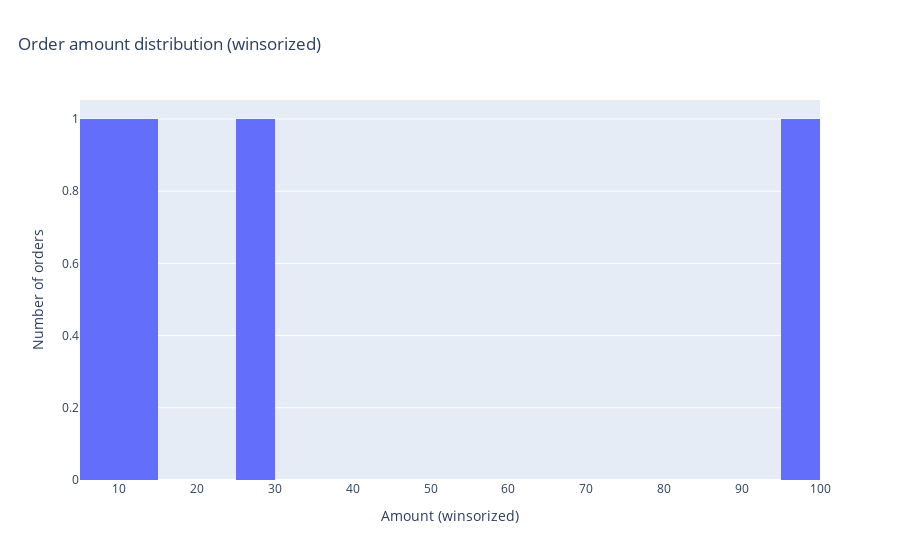

Here is the notebook cell this chart was saved with:
### Code cell
fig = px.histogram(df, x="amount_winsor", nbins=30, title="Order amount distribution (winsorized)")
fig.update_layout(title={"x": 0.02})
fig.update_xaxes(title_text="Amount (winsorized)")
fig.update_yaxes(title_text="Number of orders")

save_fig(fig, FIGS / "amount_hist_winsor.png")
fig.show()

### Figure 1 — Plotly figure (JSON) as saved in the notebook; plotly's stock layout.template omitted (floating-point values rounded to 4 significant figures)
{"data": [{"bingroup": "x", "hovertemplate": "amount_winsor=%{x}<br>count=%{y}<extra></extra>", "legendgroup": "", "marker": {"color": "#636efa", "pattern": {"shape": ""}}, "name": "", "nbinsx": 30, "orientation": "v", "showlegend": false, "type": "histogram", "x": [12.5, 8.135, NaN, 25.0, 97.75], "xaxis": "x", "yaxis": "y"}], "layout": {"barmode": "relative", "legend": {"tracegroupgap": 0}, "title": {"text": "Order amount distribution (winsorized)", "x": 0.02}, "xaxis": {"anchor": "y", "domain": [0, 1], "title": {"text": "Amount (winsorized)"}}, "yaxis": {"anchor": "x", "domain": [0, 1], "title": {"text": "Number of orders"}}}}
